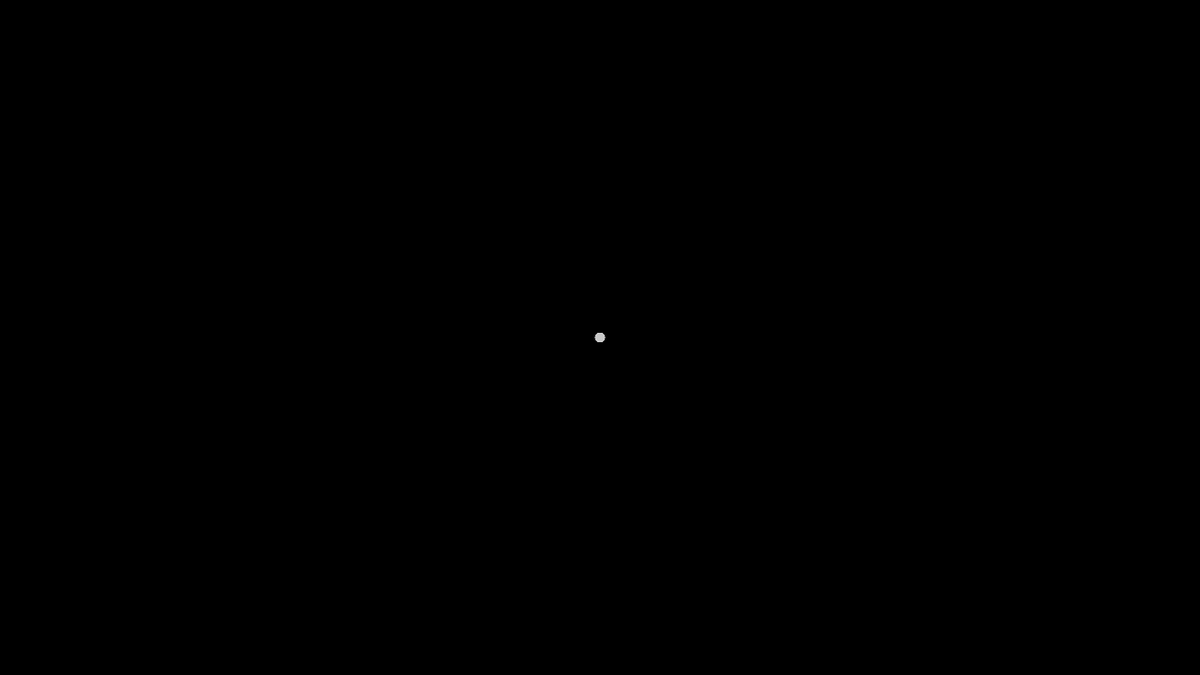
Frame 1 (no input)
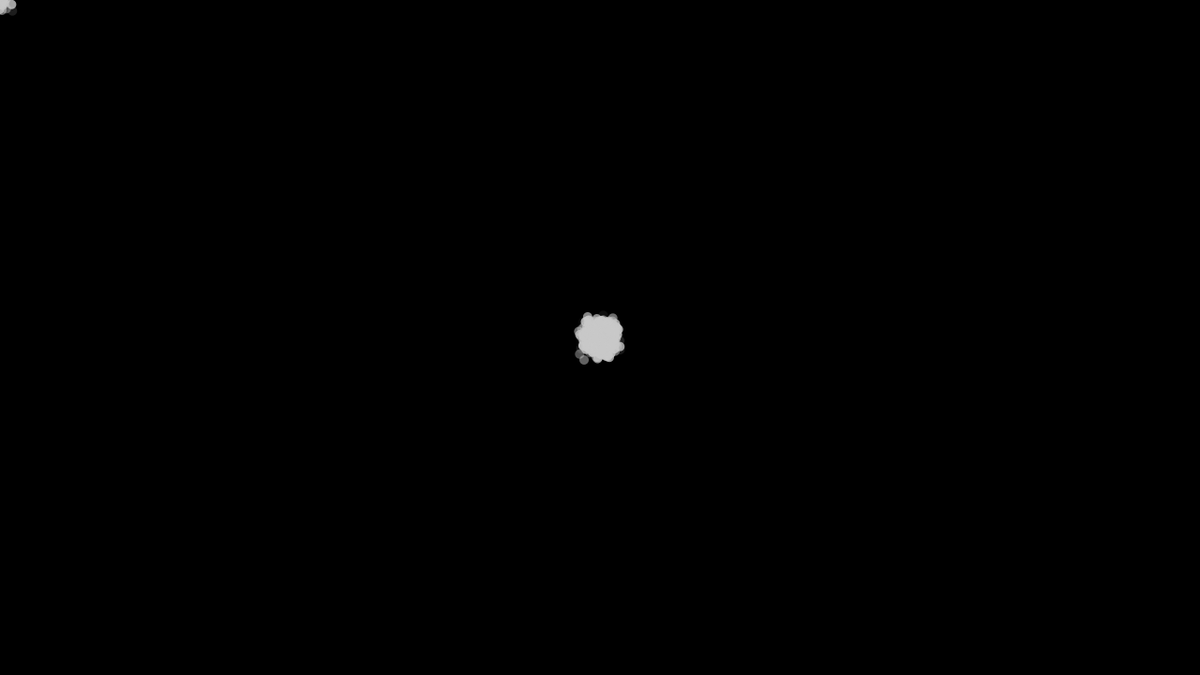
Frame 60 (the mouse pressed at the canvas centre just before this capture)
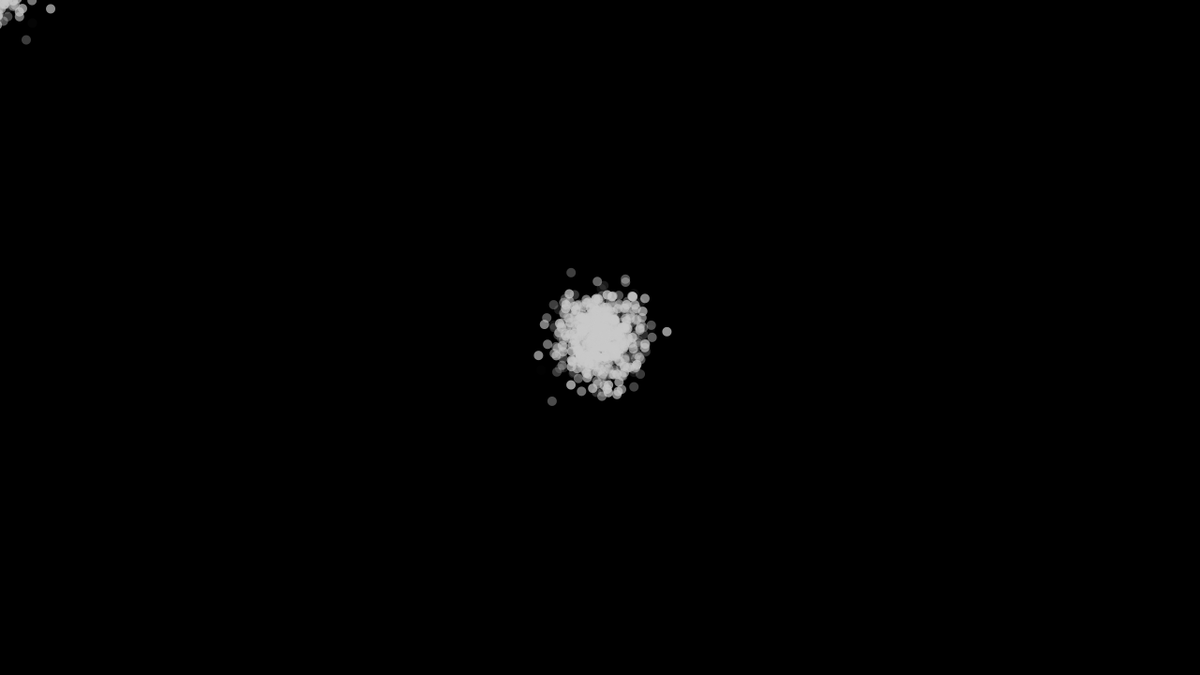
Frame 120 (the mouse held since frame 60 and released just before this capture)

The Processing sketch that drew these frames (run headless with seeded random() and noise(); from frame 60 on, the mouse is pressed at the canvas centre):

// Processing sketch: simpleParticleSystem
// ── simpleParticleSystem.pde
ParticleSystem ps;
int Nparticles=1000;
void setup(){
  size(1280,720);
  ps=new ParticleSystem();
  for(int p=0; p<Nparticles; p++){
    ps.addParticle();
  }
  background(0);
}

void draw(){
  background(0);
  ps.origin=new PVector(mouseX, mouseY);
  
  ps.draw();
}

// ── Particle.pde

class Particle{
  PVector pos, vel, acc;
  float radius, lifespan;
  Particle(PVector pos, float radius, float lifespan){
    this.pos= pos.copy();
    this.vel = new PVector();
    this.acc = new PVector();
    this.radius=radius;
    this.lifespan=lifespan;
  }
  void update(){    
    this.vel.add(this.acc);
    this.pos.add(this.vel);
    this.acc.mult(0);
  }
  
  void applyForce(PVector force){    
    this.acc.add(force);    
  }
  
  void draw(){
    fill(200, this.lifespan);
    noStroke();
    ellipse(this.pos.x, this.pos.y, this.radius, this.radius);    
  }
  boolean isDead(){
    return this.lifespan<=0;
  }
}

// ── ParticleSystem.pde
class ParticleSystem{
  ArrayList<Particle> particles;
  PVector origin;
  ParticleSystem(){
    this.particles = new ArrayList<Particle>();
    this.origin=new PVector(width/2, height/2);
  }
  ParticleSystem(PVector origin){
    this.particles = new ArrayList<Particle>();
    this.origin=origin.copy();
  }
  void addParticle(){
    this.particles.add(new Particle(this.origin, 10, random(0,255)));   
  }
  void draw(){
    Particle p;
    float small_force=0.05;
    for(int i=this.particles.size()-1; i>=0; i--){
      p=this.particles.get(i);
      
      p.applyForce(new PVector(random(-small_force,small_force),
                               random(-small_force,small_force)));
      p.update();
      p.draw();
      p.lifespan-=0.5;
      if(p.isDead()){
         particles.remove(i);
         this.addParticle();
      }
    
    }
  }

}
